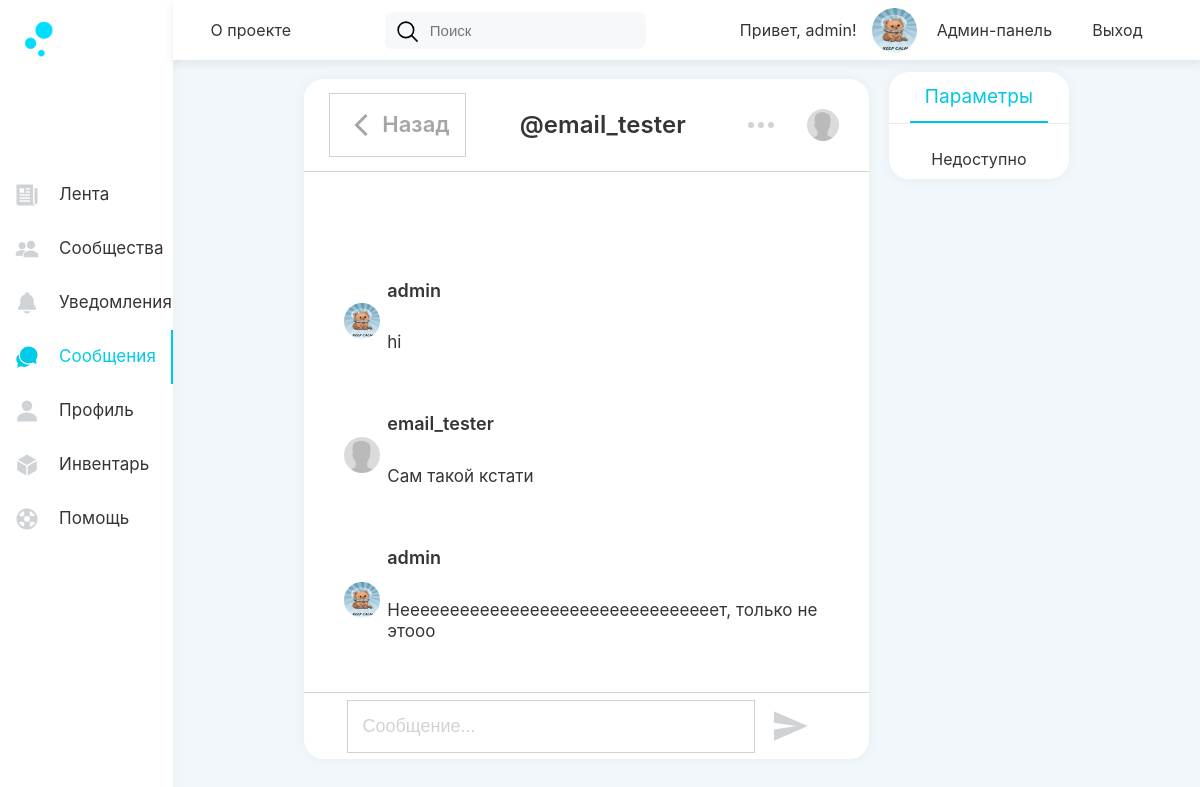
/conversations/user/33 (signed in), run on the app's committed database.
### UserProfile/models.py (models this page shows, shortened)
class Profile(models.Model):
    user = models.OneToOneField(User, on_delete=models.CASCADE)
    about = models.TextField(max_length=500, blank=True)
    birth_date = models.DateField(null=True, blank=True)
    email = models.TextField(max_length=50, blank=True)
    city = models.TextField(max_length=30, blank=True)
    phone = models.TextField(max_length=30, blank=True)
    interests = models.TextField(max_length=500, blank=True)
    avatar = models.ImageField(upload_to=user_directorypath, default='/static/profile.jpg')
    blacklist = models.ManyToManyField(User, related_name='blacklists', blank=True)
    verified = models.BooleanField(default=False)
    last_time_online = models.DateTimeField(default=datetime.now)
    rating = models.FloatField(null=True, blank=True, default=0)
    def get_avatar_url(self):
        if self.avatar is None or str(self.avatar) == "/static/profile.jpg":
            return "/static/aero/profile/img/avatar.jpg"
        return "/media/"+str(self.avatar)
    def last_online_update(self):
        self.last_time_online = datetime.now()
        self.save()

### personal_messages/models.py (models this page shows, shortened)
class DialogMessage(models.Model):
    user = models.ForeignKey(User, on_delete=models.CASCADE)
    text = models.TextField()
    date_time = models.DateTimeField()

### personal_messages/views.py (the view, shortened to what this page needs)
# urls.py: path('user/<int:user_id>', views.DialogPage.as_view(), name='conversation'),
class DialogPage(View):
    def get(self, request, user_id):
        context = dict()
        context['current_app_name'] = "personal_messages"
        if not request.user.is_authenticated:
            return HttpResponseRedirect('/auth/login')
        request.user.profile.last_online_update()
        try:
            user_messaging_with = User.objects.get(pk=user_id)
            context['user_messaging_with'] = user_messaging_with
        except ObjectDoesNotExist:
            template = loader.get_template('personal_messages/user_not_found.html')
            return HttpResponse(template.render(context, request), status=404)
        if request.user.id == user_id:
            return HttpResponseRedirect('/conversations')
        try:
            current_dialog = request.user.dialog_list.dialogs.get(user=user_messaging_with)
        except Dialog.DoesNotExist:
            current_dialog = create_dialog(request.user, user_messaging_with)
        context['messages'] = current_dialog.get_messages_sorted_by_date()
        context['dialog_id'] = current_dialog.id
        context["is_viewer_blacklisted"] = False
        context["is_viewed_blacklisted"] = False
        if user_messaging_with.profile.blacklist.filter(pk=request.user.pk).exists():
            context["is_viewer_blacklisted"] = True
        if request.user.profile.blacklist.filter(pk=user_messaging_with.pk).exists():
            context["is_viewed_blacklisted"] = True
        return render(request, 'personal_messages/aero/dialog_page.html', context)

### UserProfile/models.py (called while the page is built)
@receiver(post_save, sender=Profile)
def create_privacy_settings(sender, instance, created, **kwargs):
    if created:
        PrivacySettings.objects.create(profile=instance)

@receiver(post_save, sender=Profile)
def create_notification_settings(sender, instance, created, **kwargs):
    if created:
        NotificationSettings.objects.create(profile=instance)

@receiver(post_save, sender=Profile)
def create_news_feed_settings(sender, instance, created, **kwargs):
    if created:
        NewsFeedSettings.objects.create(profile=instance)

### coins/models.py (called while the page is built)
@receiver(post_save, sender=Profile)
def create_coin_management(sender, instance, created, **kwargs):
    if created:
        CoinManagement.objects.create(profile=instance)

### personal_messages/models.py (called while the page is built)
    def is_empty(self):
        return len(self.messages.all()) == 0

    def get_messages_sorted_by_date(self):
        if not self.is_empty():
            return self.messages.all().order_by('date_time')
        else:
            return []

### personal_messages/templates/personal_messages/aero/dialog_page.html
{% extends "aero/base_page.html" %}
{% block css %}
<link rel="stylesheet" type="text/css" href="/static/aero/personal_messages/css/dialog.css">
{% endblock %}
{% block main_content %}
<div class="content-columns" id="content-columns">
    <div class="wide-content-column">
        <div class="content-box wide">
            <div class="pm-dialog">
                <div class="pm-dialog-header">
                    <a class="dialog-back" href="/conversations/">
                        <ion-icon name="chevron-back-sharp" class="dialog-back-icon"></ion-icon>
                        <div class="dialog-back-text">
                            Назад
                        </div>
                    </a>
                    <a class="dialog-name" href="/profile/{{ user_messaging_with.username }}">
                        @{{ user_messaging_with.username }}
                    </a>
                    <div class="dialog-options">
                        <ion-icon name="ellipsis-horizontal-sharp" class="dialog-settings-icon"></ion-icon>
                        <img class="dialog-avatar" src="{{ user_messaging_with.profile.get_avatar_url }}">
                    </div>
                </div>
                <div class="pm-dialog-content">
                    {% for message in messages %}
                        <div class="pm-dialog-message">
                            <div class="pm-dialog-message-avatar">
                                <img class="pm-dialog-message-avatar-img" src="{{ message.user.profile.get_avatar_url }}">
                            </div>
                            <div class="pm-dialog-message-info">
                                <div class="pm-dialog-message-info-upper">
                                    {{ message.user }}
                                </div>
                                <div class="pm-dialog-message-info-text">
                                    {{ message.text }}
                                </div>
                            </div>
                        </div>
                    {% endfor %}
                </div>
                <div class="pm-dialog-footer">
                    <div class="dialog-send-block">
                        <input type="text" class="dialog-input" placeholder="Сообщение...">
                        <ion-icon name="send-sharp" class="dialog-send-message-icon"></ion-icon>
                    </div>
                </div>
            </div>
        </div>
    </div>
    <div class="content-column center-text">
        <div class="sticky-content">
            <div class="content-box">
                <div class="content-header">
                    <div class="header">
                        Параметры
                    </div>
                </div>
                <div class="content">
                    <div class="text-content">
                        Недоступно
                    </div>
                </div>
            </div>
        </div>
    </div>
</div>
{% endblock %}

### templates/aero/base_upper_menu.html
<div class="upper-menu">
    <div class="about">
        О проекте
    </div>
    <div class="search">
        <input type="text" class="search-box" placeholder="Поиск">
    </div>
    <div class="profile">
        {% if request.user.is_authenticated %}
        <div class="upper-profile-menu">
            Привет, {{ request.user }}!
        </div>
        <img class="menu-profile-img" src="{{ user.profile.get_avatar_url }}"/>
        {% if request.user.is_staff %}
        <a class="upper-menu-link" href="/admin">Админ-панель</a>
        {% endif %}
        <a class="upper-menu-link" href="/auth/logout">Выход</a>
        {% else %}
        <a class="upper-menu-link" href="/auth/login">Вход</a>
        <a class="upper-menu-link" href="/auth/register">Регистрация</a>
        {% endif %}
    </div>
</div>

### static/aero/base/css/main.css (style rules this page uses)
html, body { height: 100%; font-size: 14px; color: #353535; line-height: 1.45; }
body { background-color: #f2f7fb; margin: 0; font-family: -apple-system,BlinkMacSystemFont,Roboto,Open Sans,Helvetica Neue,"Noto Sans Armenian","Noto Sans Bengali","Noto Sans Cherokee","Noto Sans Devanagari","Noto Sans Ethiopic","Noto Sans Georgian","Noto Sans Hebrew","Noto Sans Kannada","Noto Sans Khmer","Noto Sans Lao","Noto Sans Osmanya","Noto Sans Tamil","Noto Sans Telugu","Noto Sans Thai",sans-serif; font-weight: 400; line-height: 1.25; letter-spacing: 0.005em; font-stretch: condensed; }
a { color: #353535; text-decoration: none; }
.upper-menu { background-color: #ffffff; width: 100%; height: 7.5vh; display: flex; flex-direction: row; justify-content: space-around; align-items: center; box-shadow: 0px 3px 7px 1px rgba(92, 92, 92, 0.1); top: 0 !important; position: sticky; z-index: 1020; }
.upper-menu-link { display: block; text-decoration: none; color: #353535; padding-left: 20px; padding-right: 20px; }
.about { color: #353535; flex-grow: 1; padding-left: 15px; padding-right: 15px; text-align: center; font-weight: 400; font-size: 16px; }
.search { flex-grow: 2; padding-left: 15px; padding-right: 15px; }
.search-box { width: 60%; padding: 1.25vh 1.25vh; background-color: #f7f8fa; display: block; margin : 0 auto; border: 0px; border-radius: 7px; background-image: url('/static/aero/base/img/search-outline.svg'); background-position: 10px 7.5px; background-repeat: no-repeat; padding-left: 45px; outline: none; font-size: 15px; }
.profile { flex-grow: 1; display: flex; padding-left: 15px; padding-right: 15px; text-align: center; color: #353535; display: flex; align-items: center; justify-content: center; font-size: 16px; }
.menu-profile-img { border-radius: 22.5px; margin-left: 15px; width: 45px; height: 45px; }
.content-columns { top: 8vh; position: sticky; display: flex; justify-content: center; width: 100%; }
.content-column { flex-grow: 0; flex-basis: 17.5%; margin-left: 10px; margin-right: 10px; justify-content: center; top: 8vh; position: sticky; }
.wide-content-column { flex-grow: 0; flex-basis: 55%; margin-left: 10px; margin-right: 10px; justify-content: center; top: 8vh; position: sticky; }
.content-column.center-text { text-align: center; }
.sticky-content { top: 9vh; position: sticky; }
.content-box { border-radius: 20px; background-color: white; margin-top: 10px; margin-bottom: 10px; min-height: 10vh; -webkit-box-shadow: 0px 0px 9px 3px rgba(0,0,0,0.03); -moz-box-shadow: 0px 0px 9px 3px rgba(0,0,0,0.03); box-shadow: 0px 0px 9px 3px rgba(0,0,0,0.03); }
.content-box.wide { margin-top: 19px; }
.content-header { display: flex; padding-right: 20px; padding-left: 20px; justify-content: space-around; font-size: 19px; margin-bottom: 15px; border-bottom: 1px solid #eaeaea; }
.header { padding-left: 15px; padding-right: 15px; padding-top: 12.5px; padding-bottom: 12.5px; color: #00c5e4; border-bottom: 2px solid #00c5e4; }
.content { padding-left: 15px; padding-right: 15px; font-size: 16px; }
.content .text-content { padding-top: 10px; padding-bottom: 10px; }

### data on the page
DialogMessage: user.profile.get_avatar_url (picture), user "admin", text "hi"
DialogMessage: shows a picture, user "email_tester", text "Сам такой кстати"
DialogMessage: user.profile.get_avatar_url (picture), user "admin", text "Неееееееееееееееееееееееееееееееет, только не этооо"

### other printed values
{{ request.user }} "admin"
{{ user_messaging_with.username }} "email_tester"
